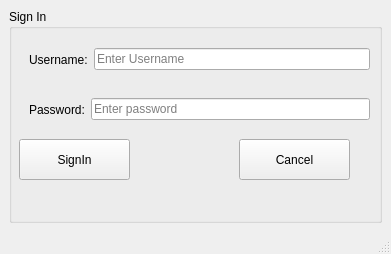
<?xml version="1.0" encoding="UTF-8"?>
<ui version="4.0">
 <class>MainWindow</class>
 <widget class="QMainWindow" name="MainWindow">
  <property name="geometry">
   <rect>
    <x>0</x>
    <y>0</y>
    <width>391</width>
    <height>254</height>
   </rect>
  </property>
  <property name="windowTitle">
   <string>MainWindow</string>
  </property>
  <widget class="QWidget" name="centralwidget">
   <layout class="QVBoxLayout" name="verticalLayout">
    <item>
     <widget class="QGroupBox" name="groupBox">
      <property name="title">
       <string>Sign In</string>
      </property>
      <widget class="QWidget" name="layoutWidget">
       <property name="geometry">
        <rect>
         <x>20</x>
         <y>80</y>
         <width>341</width>
         <height>41</height>
        </rect>
       </property>
       <layout class="QHBoxLayout" name="horizontalLayout_2">
        <item>
         <widget class="QLabel" name="label_3">
          <property name="text">
           <string>Password:</string>
          </property>
         </widget>
        </item>
        <item>
         <widget class="QLineEdit" name="password">
          <property name="echoMode">
           <enum>QLineEdit::Password</enum>
          </property>
          <property name="placeholderText">
           <string>Enter password</string>
          </property>
         </widget>
        </item>
       </layout>
      </widget>
      <widget class="QWidget" name="layoutWidget_2">
       <property name="geometry">
        <rect>
         <x>20</x>
         <y>30</y>
         <width>341</width>
         <height>41</height>
        </rect>
       </property>
       <layout class="QHBoxLayout" name="horizontalLayout">
        <item>
         <widget class="QLabel" name="label_2">
          <property name="text">
           <string>Username:</string>
          </property>
         </widget>
        </item>
        <item>
         <widget class="QLineEdit" name="username">
          <property name="placeholderText">
           <string>Enter Username</string>
          </property>
         </widget>
        </item>
       </layout>
      </widget>
      <widget class="QPushButton" name="signin">
       <property name="geometry">
        <rect>
         <x>10</x>
         <y>130</y>
         <width>111</width>
         <height>41</height>
        </rect>
       </property>
       <property name="text">
        <string>SignIn</string>
       </property>
      </widget>
      <widget class="QPushButton" name="cancel">
       <property name="geometry">
        <rect>
         <x>230</x>
         <y>130</y>
         <width>111</width>
         <height>41</height>
        </rect>
       </property>
       <property name="text">
        <string>Cancel</string>
       </property>
      </widget>
     </widget>
    </item>
   </layout>
  </widget>
  <widget class="QMenuBar" name="menubar">
   <property name="geometry">
    <rect>
     <x>0</x>
     <y>0</y>
     <width>391</width>
     <height>21</height>
    </rect>
   </property>
  </widget>
  <widget class="QStatusBar" name="statusbar"/>
 </widget>
 <resources/>
 <connections/>
</ui>
